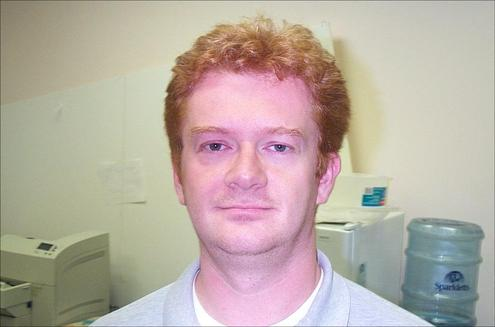
%> input picture BPLR/test_data/image_0026.jpg, 495 x 327 px
$ octave --eval "result = multipleSegmentations(imread('../../BPLR/test_data/image_0026.jpg'));"   (GNU Octave 9; MATLAB toolbox functions it lacks are replaced by stand-ins)
%> lines starting %> are read from the running program, lines starting %| are printed output that depends on the picture
function [Segs,Nsegs,Res] = multipleSegmentations(img)
% Segs = multipleSegmentations(img,Nsegs,Res)
%
% Compute multiple segmentations for an image using Ncuts.  We use the
% Ncuts code provided here:
%
% http://www.cis.upenn.edu/~jshi/software/
%
% and described in:
%
% J. Shi and J. Malik.  Normalized Cuts and Image Segmentation.  IEEE
% Transactions on Pattern Analysis and Machine Intelligence (PAMI), 2000.
%
% Please be sure that this code is in the Matlab path.
%
% Inputs:
% img - Input image.
% Nsegs - Vector containing the number of segments to find for the
%   different segmentations.
% Res - Vector containing the image widths, in pixels.  The image will be
%   resized to these widths before running the segmentation algorithm.
%
% Outputs:
% Segs - 3D matrix, where each segmentation output is stored along the
%   third dimension.
%
%% This code is by Bryan C. Russell
%% used/modified by Yong Jae Lee

% Parameters:
if nargin < 3
  Res = [150];
end

if nargin < 2
  Nsegs = [3:12];
end

if size(img,3)>1
  img = rgb2gray(img);
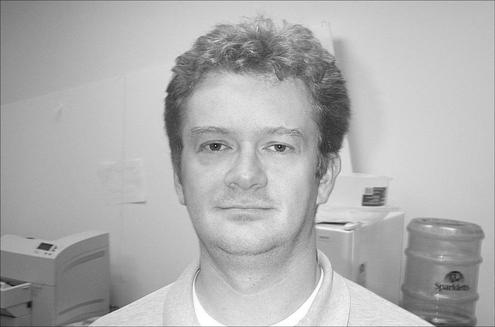
%> img: size 327x495 uint8; min 12, max 255, mean 175.2
end
Segs = zeros(size(img,1),size(img,2),length(Nsegs),'uint8');
j = 0;
for r = Res
  imgResize = imresize(double(img),min(1,r/size(img,2)));
  for s = Nsegs
    j = j+1;
    if s > 1
      Segs(:,:,j) = imresize(NcutImage(imgResize,s),size(img),'nearest');
    else
      Segs(:,:,j) = ones(size(img),'uint8');
    end
  end
end
%> this loop made 1 pass
%> pass 1, in multipleSegmentations, `imgResize = imresize(double(img),min(1,r/size(img,2)));`:
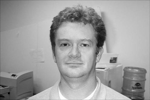
%> imgResize: size 100x150 double; min 40.08, max 256.4, mean 175.3; drawn with min black and max white
%> (the run ends here)
